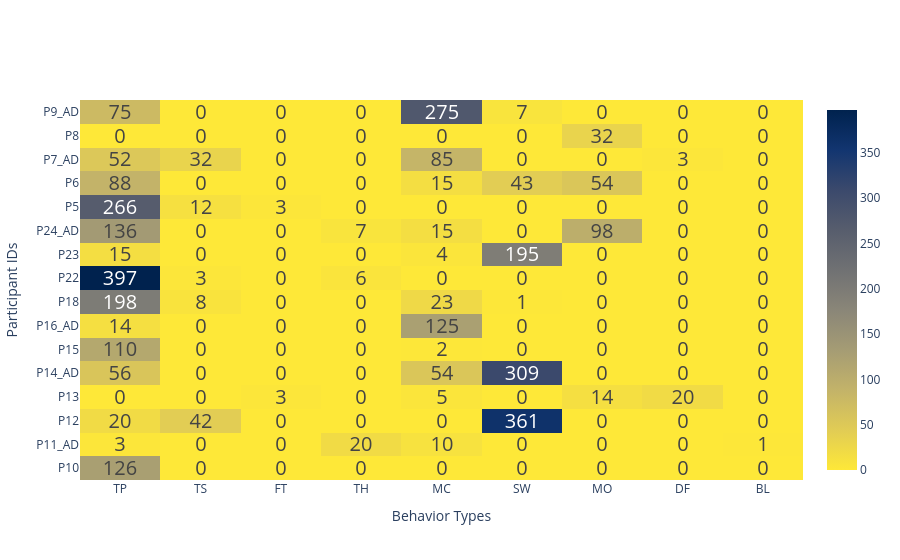

This figure's notebook cell:
### Code cell
print("Activity 4")
plot_heatmap(result_A4)

### Figure 1 — Plotly figure (JSON) as saved in the notebook; plotly's stock layout.template omitted (floating-point values rounded to 4 significant figures; data arrays with more than 128 entries replaced by an {"elided": "..."} marker saying what was removed)
{"data": [{"colorscale": [[0, "#fee838"], [0.1111, "#e1cc55"], [0.2222, "#c3b369"], [0.3333, "#a59c74"], [0.4444, "#8a8678"], [0.5556, "#707173"], [0.6667, "#575d6d"], [0.7778, "#3b496c"], [0.8889, "#123570"], [1, "#00224e"]], "hovertemplate": "<b>%{y}</b><br><b>%{x}</b>: %{z}<extra></extra>", "showscale": true, "text": {"elided": "16x9 int values"}, "textfont": {"size": 20}, "texttemplate": "%{text}", "type": "heatmap", "x": ["TP", "TS", "FT", "TH", "MC", "SW", "MO", "DF", "BL"], "y": ["P10", "P11_AD", "P12", "P13", "P14_AD", "P15", "P16_AD", "P18", "P22", "P23", "P24_AD", "P5", "P6", "P7_AD", "P8", "P9_AD"], "z": {"elided": "16x9 int values"}}], "layout": {"autosize": true, "font": {"size": 12}, "plot_bgcolor": "rgba(0, 0, 0, 0)", "xaxis": {"autorange": true, "gridcolor": "black", "range": [-0.5, 8.5], "showgrid": true, "title": {"text": "Behavior Types"}, "type": "category"}, "yaxis": {"autorange": true, "gridcolor": "black", "range": [-0.5, 15.5], "showgrid": true, "title": {"text": "Participant IDs"}, "type": "category"}}}
